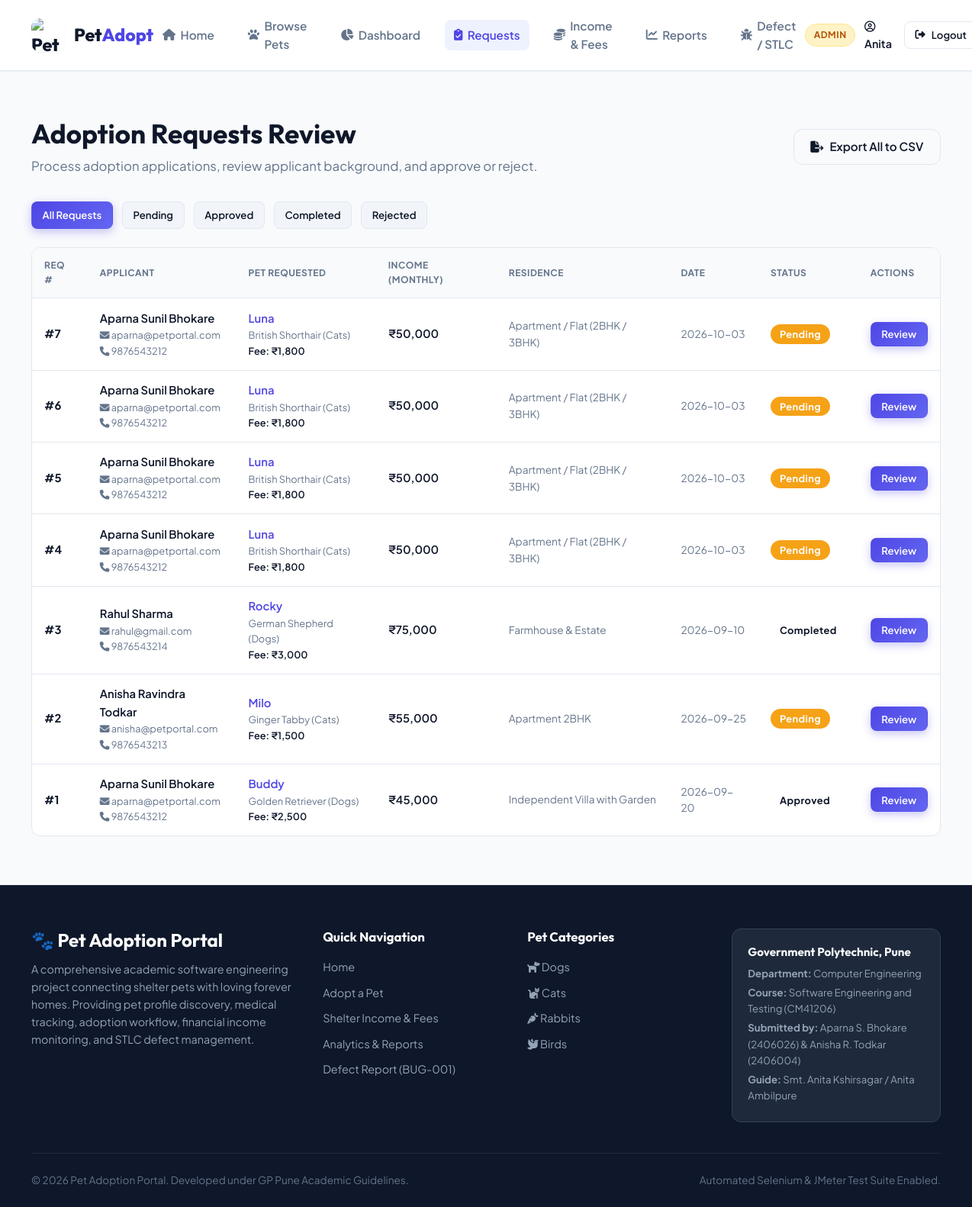
Screenshot of /requests (signed in) with the database file from the repository.
### tables this page shows
CREATE TABLE adoption_requests (
        request_id INTEGER PRIMARY KEY AUTOINCREMENT,
        user_id INTEGER NOT NULL,
        pet_id INTEGER NOT NULL,
        request_date DATETIME DEFAULT CURRENT_TIMESTAMP,
        status TEXT NOT NULL DEFAULT 'Pending',
        message TEXT,
        applicant_income REAL NOT NULL DEFAULT 0.0,
        household_type TEXT,
        has_other_pets INTEGER DEFAULT 0,
        decision_date DATETIME,
        rejection_reason TEXT,
        notes TEXT,
        FOREIGN KEY (user_id) REFERENCES users (user_id) ON DELETE CASCADE,
        FOREIGN KEY (pet_id) REFERENCES pets (pet_id) ON DELETE CASCADE
    );

CREATE TABLE users (
        user_id INTEGER PRIMARY KEY AUTOINCREMENT,
        name TEXT NOT NULL,
        email TEXT UNIQUE NOT NULL,
        password_hash TEXT NOT NULL,
        phone TEXT,
        address TEXT,
        role TEXT NOT NULL DEFAULT 'adopter',
        created_at DATETIME DEFAULT CURRENT_TIMESTAMP
    );

CREATE TABLE pets (
        pet_id INTEGER PRIMARY KEY AUTOINCREMENT,
        category_id INTEGER NOT NULL,
        name TEXT NOT NULL,
        breed TEXT NOT NULL,
        age TEXT NOT NULL,
        gender TEXT NOT NULL,
        description TEXT,
        status TEXT NOT NULL DEFAULT 'Available',
        image_path TEXT,
        adoption_fee REAL NOT NULL DEFAULT 0.0,
        created_at DATETIME DEFAULT CURRENT_TIMESTAMP,
        FOREIGN KEY (category_id) REFERENCES pet_categories (category_id) ON DELETE CASCADE
    );

CREATE TABLE pet_categories (
        category_id INTEGER PRIMARY KEY AUTOINCREMENT,
        name TEXT UNIQUE NOT NULL,
        description TEXT,
        icon TEXT
    );

### app.py (the view)
@app.route('/requests')
@staff_or_admin_required
def manage_requests():
    conn = database.get_db()
    cursor = conn.cursor()
    status_filter = request.args.get('status', '')
    query = '''
        SELECT r.*, u.name as user_name, u.email as user_email, u.phone as user_phone,
               p.name as pet_name, p.breed as pet_breed, p.adoption_fee, c.name as category_name
        FROM adoption_requests r
        JOIN users u ON r.user_id = u.user_id
        JOIN pets p ON r.pet_id = p.pet_id
        JOIN pet_categories c ON p.category_id = c.category_id
    '''
    params = []
    if status_filter:
        query += " WHERE r.status = ?"
        params.append(status_filter)
    query += " ORDER BY r.request_id DESC"
    cursor.execute(query, params)
    all_requests = cursor.fetchall()
    conn.close()
    return render_template('manage_requests.html', requests=all_requests, status_filter=status_filter)

### app.py (called while the page is built)
def staff_or_admin_required(f):
    @wraps(f)
    def decorated_function(*args, **kwargs):
        if 'user_id' not in session:
            flash('Please log in to access this page.', 'warning')
            return redirect(url_for('login', next=request.url))
        if session.get('role') not in ['admin', 'staff']:
            flash('Access restricted to staff or administrators.', 'danger')
            return redirect(url_for('dashboard'))
        return f(*args, **kwargs)
    return decorated_function

@app.context_processor
def inject_global_data():
    conn = database.get_db()
    cursor = conn.cursor()
    cursor.execute("SELECT * FROM pet_categories")
    categories = cursor.fetchall()
    conn.close()
    return {
        'nav_categories': categories,
        'current_year': datetime.now().year,
        'session_user': session.get('name'),
        'session_role': session.get('role')
    }

### database.py (called while the page is built)
def get_db():
    conn = sqlite3.connect(DB_PATH)
    conn.row_factory = sqlite3.Row
    conn.execute("PRAGMA foreign_keys = ON")
    return conn

### templates/manage_requests.html (shortened to what this page needs)
{% extends 'base.html' %}
{% block content %}
<div class="container" style="padding-top: 2.5rem; padding-bottom: 4rem;">
    <div style="display: flex; align-items: center; justify-content: space-between; margin-bottom: 2rem; flex-wrap: wrap; gap: 1rem;">
        <div>
            <h1 style="font-size: 2.2rem; margin-bottom: 0.5rem;">Adoption Requests Review</h1>
            <p style="color: var(--text-muted); font-size: 1.05rem;">Process adoption applications, review applicant background, and approve or reject.</p>
        </div>
        <div>
            <a href="{{ url_for('export_csv', dataset='requests') }}" class="btn btn-outline">
                <i class="fas fa-file-export"></i> Export All to CSV
            </a>
        </div>
    </div>
    <div style="display: flex; gap: 0.75rem; margin-bottom: 1.5rem; flex-wrap: wrap;">
        <a href="{{ url_for('manage_requests') }}" class="btn {% if not status_filter %}btn-primary{% else %}btn-secondary{% endif %} btn-sm">All Requests</a>
        <a href="{{ url_for('manage_requests', status='Pending') }}" class="btn {% if status_filter == 'Pending' %}btn-primary{% else %}btn-secondary{% endif %} btn-sm">Pending</a>
        <a href="{{ url_for('manage_requests', status='Approved') }}" class="btn {% if status_filter == 'Approved' %}btn-primary{% else %}btn-secondary{% endif %} btn-sm">Approved</a>
        <a href="{{ url_for('manage_requests', status='Completed') }}" class="btn {% if status_filter == 'Completed' %}btn-primary{% else %}btn-secondary{% endif %} btn-sm">Completed</a>
        <a href="{{ url_for('manage_requests', status='Rejected') }}" class="btn {% if status_filter == 'Rejected' %}btn-primary{% else %}btn-secondary{% endif %} btn-sm">Rejected</a>
    </div>
    {% if requests %}
        <div class="table-responsive">
            <table class="table">
                <thead>
                    <tr>
                        <th>Req #</th>
                        <th>Applicant</th>
                        <th>Pet Requested</th>
                        <th>Income (Monthly)</th>
                        <th>Residence</th>
                        <th>Date</th>
                        <th>Status</th>
                        <th>Actions</th>
                    </tr>
                </thead>
                <tbody>
                    {% for r in requests %}
                        <tr>
                            <td style="font-weight: 700;">#{{ r.request_id }}</td>
                            <td>
                                <div style="font-weight: 600;">{{ r.user_name }}</div>
                                <div style="font-size: 0.8rem; color: var(--text-muted);"><i class="fas fa-envelope"></i> {{ r.user_email }}</div>
                                <div style="font-size: 0.8rem; color: var(--text-muted);"><i class="fas fa-phone"></i> {{ r.user_phone }}</div>
                            </td>
                            <td>
                                <div style="font-weight: 600; color: var(--primary);">{{ r.pet_name }}</div>
                                <div style="font-size: 0.8rem; color: var(--text-muted);">{{ r.pet_breed }} ({{ r.category_name }})</div>
                                <div style="font-size: 0.8rem; color: var(--text-main); font-weight: 600;">Fee: ₹{{ "{:,.0f}".format(r.adoption_fee) }}</div>
                            </td>
                            <td style="font-weight: 600;">
                                ₹{{ "{:,.0f}".format(r.applicant_income) }}
                            </td>
                            <td style="font-size: 0.85rem; color: var(--text-muted);">
                                {{ r.household_type }}
                            </td>
                            <td style="font-size: 0.85rem; color: var(--text-muted);">
                                {{ r.request_date[:10] }}
                            </td>
                            <td>
                                <span class="pet-badge-status badge-{{ r.status|lower }}" style="position: static; font-size: 0.8rem;">
                                    {{ r.status }}
                                </span>
                            </td>
                            <td>
                                <button type="button" class="btn btn-primary btn-sm" onclick="openReviewModal('{{ r.request_id }}', '{{ r.user_name|escape }}', '{{ r.pet_name|escape }}', '{{ r.message|escape }}', '{{ r.status }}')">
                                    Review
                                </button>
                            </td>
                        </tr>
                    {% endfor %}
                </tbody>
            </table>
        </div>
    {% else %}
        <div class="card" style="text-align: center; padding: 4rem 2rem;">
            <h3>No adoption requests found</h3>
            <p style="color: var(--text-muted);">All incoming requests have been reviewed.</p>
        </div>
    {% endif %}
</div>
{% endblock %}

### templates/base.html (shortened to what this page needs)
<!DOCTYPE html>
<html lang="en">
<head>
    <link rel="stylesheet" href="https://cdnjs.cloudflare.com/ajax/libs/font-awesome/6.5.1/css/all.min.css">
    <link rel="stylesheet" href="{{ url_for('static', filename='css/style.css') }}">
</head>
<body>
    <header class="navbar">
        <div class="nav-container">
            <a href="{{ url_for('index') }}" class="brand" id="nav-brand">
                <img src="{{ url_for('static', filename='images/logo.jpg') }}" alt="Pet Adoption Portal Logo">
                <span>Pet<span class="highlight">Adopt</span></span>
            </a>
            <nav>
                <ul class="nav-links">
                    <li><a href="{{ url_for('index') }}" class="nav-link {% if request.endpoint == 'index' %}active{% endif %}"><i class="fas fa-home"></i> Home</a></li>
                    <li><a href="{{ url_for('pets') }}" class="nav-link {% if request.endpoint == 'pets' %}active{% endif %}"><i class="fas fa-paw"></i> Browse Pets</a></li>
                    {% if session_user %}
                        {% if session_role in ['admin', 'staff'] %}
                            <li><a href="{{ url_for('dashboard') }}" class="nav-link {% if request.endpoint == 'dashboard' %}active{% endif %}"><i class="fas fa-chart-pie"></i> Dashboard</a></li>
                            <li><a href="{{ url_for('manage_requests') }}" class="nav-link {% if request.endpoint == 'manage_requests' %}active{% endif %}"><i class="fas fa-clipboard-check"></i> Requests</a></li>
                        {% else %}
                            <li><a href="{{ url_for('my_requests') }}" class="nav-link {% if request.endpoint == 'my_requests' %}active{% endif %}"><i class="fas fa-heart"></i> My Requests</a></li>
                        {% endif %}
                        <li><a href="{{ url_for('income') }}" class="nav-link {% if request.endpoint == 'income' %}active{% endif %}"><i class="fas fa-coins"></i> Income & Fees</a></li>
                        <li><a href="{{ url_for('reports') }}" class="nav-link {% if request.endpoint == 'reports' %}active{% endif %}"><i class="fas fa-chart-line"></i> Reports</a></li>
                    {% else %}
                        <li><a href="{{ url_for('income') }}" class="nav-link {% if request.endpoint == 'income' %}active{% endif %}"><i class="fas fa-coins"></i> Financials</a></li>
                    {% endif %}
                    <li><a href="{{ url_for('defect_report') }}" class="nav-link {% if request.endpoint == 'defect_report' %}active{% endif %}"><i class="fas fa-bug"></i> Defect / STLC</a></li>
                </ul>
            </nav>
            <div class="nav-auth">
                {% if session_user %}
                    <span class="role-badge {{ session_role }}">{{ session_role }}</span>
                    <span style="font-weight: 600; font-size: 0.9rem; color: var(--text-main); margin-right: 0.25rem;">
                        <i class="far fa-user-circle"></i> {{ session_user.split(' ')[0] }}
                    </span>
                    <a href="{{ url_for('logout') }}" id="logout-btn" class="btn btn-outline btn-sm"><i class="fas fa-sign-out-alt"></i> Logout</a>
                {% else %}
                    <a href="{{ url_for('login') }}" id="nav-login-btn" class="btn btn-outline btn-sm"><i class="fas fa-sign-in-alt"></i> Login</a>
                    <a href="{{ url_for('register') }}" id="nav-register-btn" class="btn btn-primary btn-sm"><i class="fas fa-user-plus"></i> Register</a>
                {% endif %}
            </div>
        </div>
    </header>
    <main style="flex: 1;">
        {% block content %}{% endblock %}
    </main>
    <footer class="footer">
        <div class="container">
            <div class="footer-grid">
                <div class="footer-brand">
                    <h3>🐾 Pet Adoption Portal</h3>
                    <p>A comprehensive academic software engineering project connecting shelter pets with loving forever homes. Providing pet profile discovery, medical tracking, adoption workflow, financial income monitoring, and STLC defect management.</p>
                </div>
                <div class="footer-col">
                    <h4>Quick Navigation</h4>
                    <ul class="footer-links">
                        <li><a href="{{ url_for('index') }}">Home</a></li>
                        <li><a href="{{ url_for('pets') }}">Adopt a Pet</a></li>
                        <li><a href="{{ url_for('income') }}">Shelter Income & Fees</a></li>
                        <li><a href="{{ url_for('reports') }}">Analytics & Reports</a></li>
                        <li><a href="{{ url_for('defect_report') }}">Defect Report (BUG-001)</a></li>
                    </ul>
                </div>
                <div class="footer-col">
                    <h4>Pet Categories</h4>
                    <ul class="footer-links">
                        {% for cat in nav_categories %}
                            <li><a href="{{ url_for('pets', category=cat.category_id) }}"><i class="fas {{ cat.icon }}"></i> {{ cat.name }}</a></li>
                        {% endfor %}
                    </ul>
                </div>
                <div class="footer-col">
                    <div class="footer-academic-card">
                        <h5>Government Polytechnic, Pune</h5>
                        <p><strong>Department:</strong> Computer Engineering</p>
                        <p><strong>Course:</strong> Software Engineering and Testing (CM41206)</p>
                        <p><strong>Submitted by:</strong> Aparna S. Bhokare (2406026) & Anisha R. Todkar (2406004)</p>
                        <p><strong>Guide:</strong> Smt. Anita Kshirsagar / Anita Ambilpure</p>
                    </div>
                </div>
            </div>
            <div class="footer-bottom">
                <div>&copy; {{ current_year }} Pet Adoption Portal. Developed under GP Pune Academic Guidelines.</div>
                <div>Automated Selenium & JMeter Test Suite Enabled.</div>
            </div>
        </div>
    </footer>
</body>
</html>

### rows the page displays
adoption_requests: request_id "7", user_name "Aparna Sunil Bhokare", user_email "aparna@petportal.com", user_phone "9876543212", pet_name "Luna", pet_breed "British Shorthair", category_name "Cats", applicant_income "50,000", household_type "Apartment / Flat (2BHK / 3BHK)", request_date "2026-10-03", status "Pending"
pets: adoption_fee "1,800"
adoption_requests: request_id "6", user_name "Aparna Sunil Bhokare", user_email "aparna@petportal.com", user_phone "9876543212", pet_name "Luna", pet_breed "British Shorthair", category_name "Cats", applicant_income "50,000", household_type "Apartment / Flat (2BHK / 3BHK)", request_date "2026-10-03", status "Pending"
adoption_requests: request_id "5", user_name "Aparna Sunil Bhokare", user_email "aparna@petportal.com", user_phone "9876543212", pet_name "Luna", pet_breed "British Shorthair", category_name "Cats", applicant_income "50,000", household_type "Apartment / Flat (2BHK / 3BHK)", request_date "2026-10-03", status "Pending"
adoption_requests: request_id "4", user_name "Aparna Sunil Bhokare", user_email "aparna@petportal.com", user_phone "9876543212", pet_name "Luna", pet_breed "British Shorthair", category_name "Cats", applicant_income "50,000", household_type "Apartment / Flat (2BHK / 3BHK)", request_date "2026-10-03", status "Pending"
adoption_requests: request_id "3", user_name "Rahul Sharma", user_email "rahul@gmail.com", user_phone "9876543214", pet_name "Rocky", pet_breed "German Shepherd", category_name "Dogs", applicant_income "75,000", household_type "Farmhouse & Estate", request_date "2026-09-10", status "Completed"
pets: adoption_fee "3,000"
adoption_requests: request_id "2", user_name "Anisha Ravindra Todkar", user_email "anisha@petportal.com", user_phone "9876543213", pet_name "Milo", pet_breed "Ginger Tabby", category_name "Cats", applicant_income "55,000", household_type "Apartment 2BHK", request_date "2026-09-25", status "Pending"
pets: adoption_fee "1,500"
adoption_requests: request_id "1", user_name "Aparna Sunil Bhokare", user_email "aparna@petportal.com", user_phone "9876543212", pet_name "Buddy", pet_breed "Golden Retriever", category_name "Dogs", applicant_income "45,000", household_type "Independent Villa with Garden", request_date "2026-09-20", status "Approved"
pets: adoption_fee "2,500"
pet_categories: name "Dogs"
pet_categories: name "Cats"
pet_categories: name "Rabbits"
pet_categories: name "Birds"

### other values shown
{{ session_role }} "ADMIN"
{{ session_user.split(' ')[0] }} "Anita"
